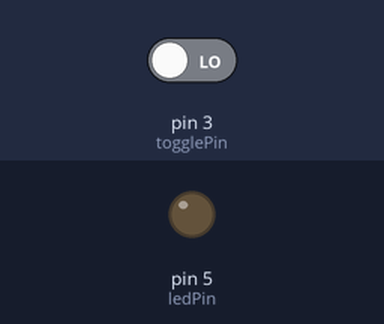
A sketch run on a simulated Arduino Uno, built with avr-gcc and run on an emulated ATmega328P. Shown: output pins drawn as LEDs (lit = HIGH). The test bench sets the inputs (shaded band); at power-on: pin 3 (togglePin) LOW. What the sketch prints to the serial monitor is not drawn.

Above: at 1.2 s.
1.3 s: pin 3 (togglePin) driven HIGH
At 2.2 s:
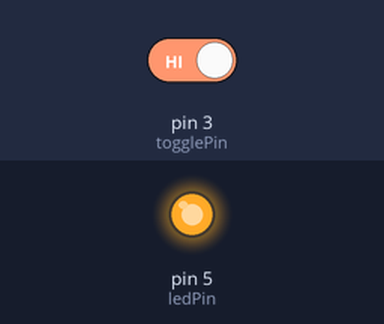
2.8 s: pin 3 (togglePin) driven LOW
At 3.3 s:
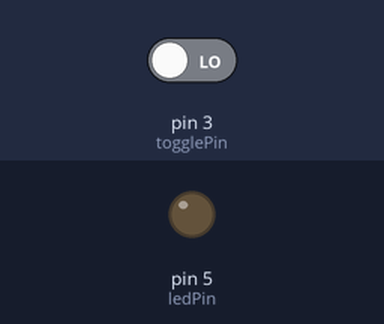
Timing chart, 0 to 5.8 s (numbered marks = the images above; inputs shaded):
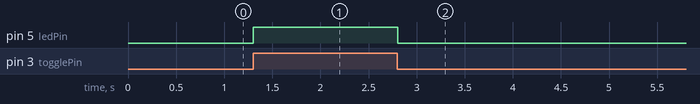

The sketch:

Problem__3.ino
```cpp
int ledPin = 5;
int togglePin = 3;
int tempValue;

void setup() {
  pinMode(ledPin, OUTPUT); //Yellow wire
  pinMode(togglePin, INPUT); //Blue wire
  Serial.begin(9600);
}

void loop() {
  if (tempValue != digitalRead(togglePin)) { //Button Pressed
    Toggle_Light();
  }
  tempValue = digitalRead(togglePin);
  Serial.println(digitalRead(togglePin));
}

void Toggle_Light () {
  if (digitalRead(ledPin) == LOW) { //If off turn on
    digitalWrite(ledPin, HIGH);
  }else if (digitalRead(ledPin) == HIGH) { //If on turn off
    digitalWrite(ledPin, LOW);
  }else { //Fuck
    Serial.println("Something went wrong.");
  }
}
```

Measured:
- after the input at 1.3 s, pin 5 (ledPin): LOW → HIGH at once
- after the input at 2.8 s, pin 5 (ledPin): HIGH → LOW at once
